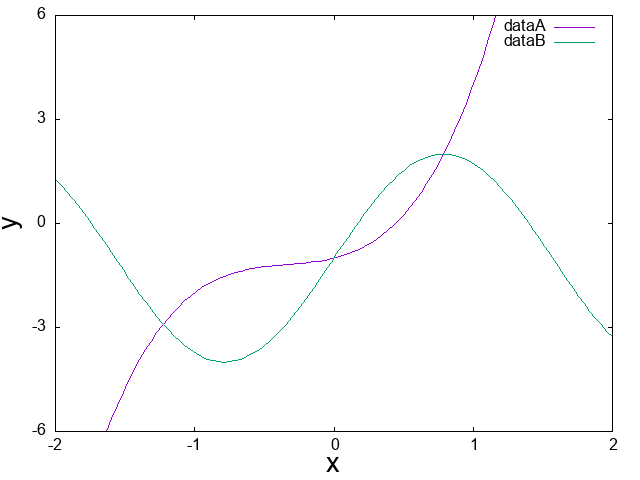

Generate this figure with gnuplot:
#graph2.gp 
set term png enhanced size 640,480
set output "graph2.png"
set xlabel "x" font "Arial, 20" 
set ylabel "y" font "Arial, 20" 
set xrange [-2:2]
set yrange [-6:6]
set xtics -2, 1
set ytics -6, 3
plot 2*x**3+2*x**2+x-1 t"dataA", 3*sin(2*x)-1 t"dataB"